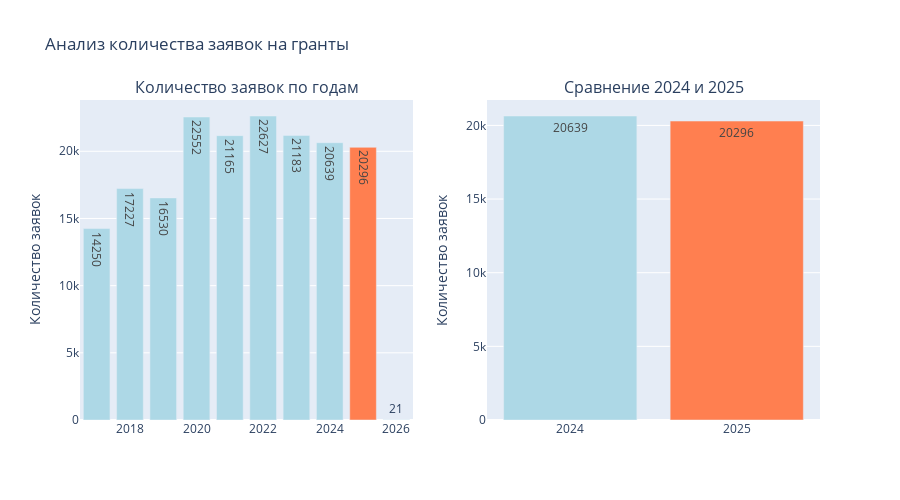

The notebook cell saved with this chart:
### Markdown cell above
## Сколько заявок оформлено в этом году? По сравнению с предыдущим годом

### Code cell
applications_by_year = grants_df.groupby('year').size().reset_index(name='applications')

current_year = grants_df['year'].max()-1
prev_year = current_year - 1

current_apps = applications_by_year[applications_by_year['year'] == current_year]['applications'].values
prev_apps = applications_by_year[applications_by_year['year'] == prev_year]['applications'].values

current_apps_value = current_apps[0] if len(current_apps) > 0 else 0
prev_apps_value = prev_apps[0] if len(prev_apps) > 0 else 0

if prev_apps_value > 0:
    apps_change_pct = ((current_apps_value - prev_apps_value) / prev_apps_value) * 100
else:
    apps_change_pct = 0

fig1 = make_subplots(rows=1, cols=2, 
                    subplot_titles=(f'Количество заявок по годам', 
                                   f'Сравнение {prev_year} и {current_year}'),
                    specs=[[{'type': 'bar'}, {'type': 'bar'}]])

fig1.add_trace(
    go.Bar(x=applications_by_year['year'], 
           y=applications_by_year['applications'],
           text=applications_by_year['applications'],
           textposition='auto',
           marker_color=['lightblue' if y != current_year else 'coral' for y in applications_by_year['year']],
           name='Заявки'),
    row=1, col=1
)

comparison_data = pd.DataFrame({
    'year': [prev_year, current_year],
    'applications': [prev_apps_value, current_apps_value]
})

fig1.add_trace(
    go.Bar(x=comparison_data['year'].astype(str),
           y=comparison_data['applications'],
           text=comparison_data['applications'],
           textposition='auto',
           marker_color=['lightblue', 'coral'],
           name='Заявки'),
    row=1, col=2
)

fig1.update_layout(height=500, showlegend=False,
                  title_text="Анализ количества заявок на гранты")
fig1.update_yaxes(title_text="Количество заявок", row=1, col=1)
fig1.update_yaxes(title_text="Количество заявок", row=1, col=2)
fig1.show()

### Figure 1 — Plotly figure (JSON) as saved in the notebook; plotly's stock layout.template omitted (floating-point values rounded to 4 significant figures)
{"data": [{"marker": {"color": ["lightblue", "lightblue", "lightblue", "lightblue", "lightblue", "lightblue", "lightblue", "lightblue", "coral", "lightblue"]}, "name": "Заявки", "text": [14250.0, 17230.0, 16530.0, 22550.0, 21160.0, 22630.0, 21180.0, 20640.0, 20300.0, 21.0], "textposition": "auto", "type": "bar", "x": [2017, 2018, 2019, 2020, 2021, 2022, 2023, 2024, 2025, 2026], "xaxis": "x", "y": [14250, 17227, 16530, 22552, 21165, 22627, 21183, 20639, 20296, 21], "yaxis": "y"}, {"marker": {"color": ["lightblue", "coral"]}, "name": "Заявки", "text": [20640.0, 20300.0], "textposition": "auto", "type": "bar", "x": ["2024", "2025"], "xaxis": "x2", "y": [20639, 20296], "yaxis": "y2"}], "layout": {"annotations": [{"font": {"size": 16}, "showarrow": false, "text": "Количество заявок по годам", "x": 0.225, "xanchor": "center", "xref": "paper", "y": 1, "yanchor": "bottom", "yref": "paper"}, {"font": {"size": 16}, "showarrow": false, "text": "Сравнение 2024 и 2025", "x": 0.775, "xanchor": "center", "xref": "paper", "y": 1, "yanchor": "bottom", "yref": "paper"}], "height": 500, "showlegend": false, "title": {"text": "Анализ количества заявок на гранты"}, "xaxis": {"anchor": "y", "domain": [0, 0.45]}, "xaxis2": {"anchor": "y2", "domain": [0.55, 1]}, "yaxis": {"anchor": "x", "domain": [0, 1], "title": {"text": "Количество заявок"}}, "yaxis2": {"anchor": "x2", "domain": [0, 1], "title": {"text": "Количество заявок"}}}}
